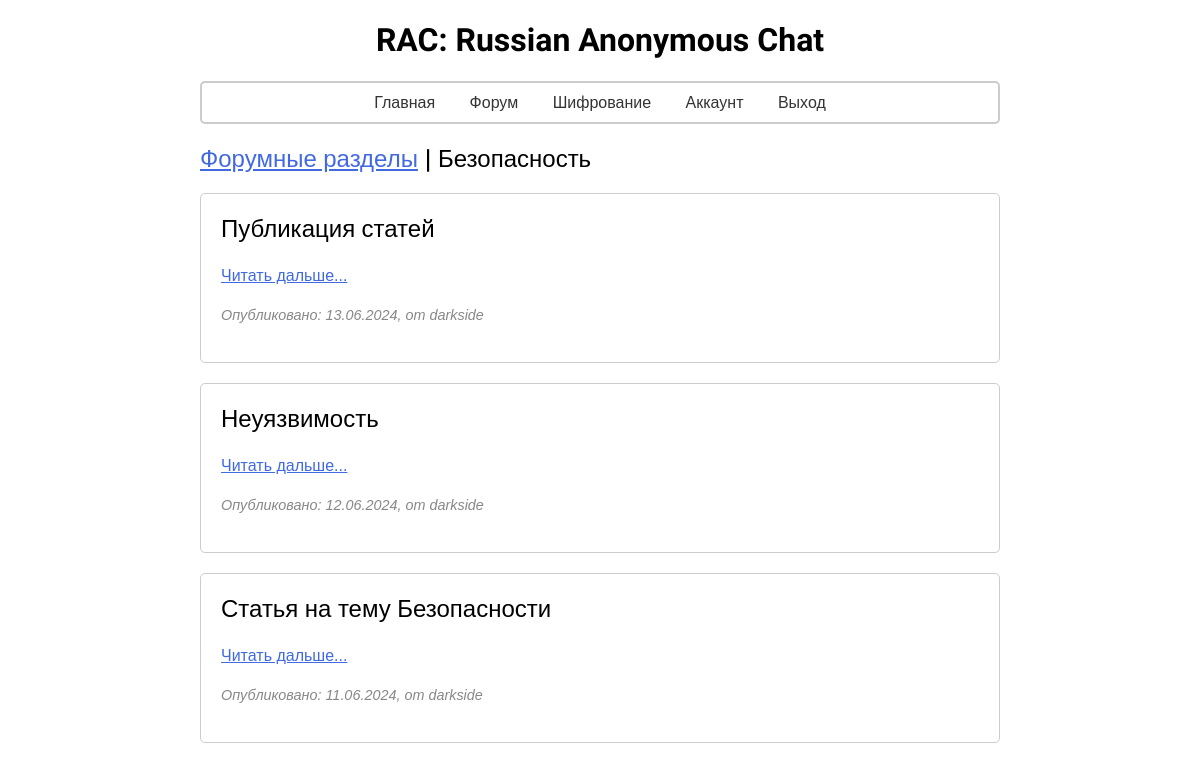
The page /forum/2 (signed in) on the database its author committed.
### manager/models.py (models this page shows)
class Category(db.Model):
    id = db.Column(db.Integer, primary_key=True)
    name = db.Column(db.String(100), unique=True, nullable=False)
    description = db.Column(db.String(100))

class Post(db.Model):
    id = db.Column(db.Integer, primary_key=True)
    title = db.Column(db.String(150))
    text = db.Column(db.Text)
    user_id = db.Column(db.Integer, db.ForeignKey('user.id'))
    date_post = db.Column(db.DateTime, default=datetime.now)
    category_id = db.Column(db.Integer, db.ForeignKey('category.id'), nullable=False, default=1)
    category = db.relationship('Category', backref=db.backref('posts', lazy=True))

class User(db.Model, UserMixin):
    id = db.Column(db.Integer, primary_key=True)
    login = db.Column(db.String(100), unique=True)
    password = db.Column(db.String(100))
    avatar = db.Column(db.String(120), default=None)
    posts = db.relationship("Post", backref="author")
    date_user = db.Column(db.DateTime, default=datetime.now)
    last_online = db.Column(db.DateTime, default=datetime.now)

### user/forum.py (the view)
@app.route("/forum/<int:forum_id>")
@login_required
def forum(forum_id):
    category = Category.query.get(forum_id)
    posts = Post.query.filter_by(category_id=forum_id).order_by(desc(Post.id)).all()
    return render_template('user/main/all_post.html', category=category, posts=posts)

### user/session.py (called while the page is built)
@login_manager.user_loader
def load_user(user_id):
    return User.query.get(int(user_id))

### app/templates/user/main/all_post.html (shortened to what this page needs)
<!DOCTYPE html>
<html lang="en">
<head>
    {% include "user/include/links.html" %}
    <link rel="stylesheet" href="{{ url_for('static', filename='user/index.css') }}">
</head>
<body>
    <h1 class="logo">RAC: Russian Anonymous Chat</h1>
    <div class="container">
        <div class="menu">
            {% include "user/include/menu.html" %}
        </div>
        <h2 class="title"><a href="{{ url_for("category") }}">Форумные разделы</a> | {{ category.name }}</h2>
        {% for ps in posts %}
        <div class="post">
            <h2 class="title">{{ ps.title }}</h2>
            <p><a href="post/{{ ps.id }}">Читать дальше...</a></p>
            <p class="time">Опубликовано: {{ ps.date_post.strftime('%d.%m.%Y') }}, от {{ ps.author.login }}</p>
        </div>
        {% endfor %}
    </div>
</body>
</html>

### app/static/user/index.css (style rules this page uses)
body { font-family: Arial, sans-serif; margin: 0; padding: 0; }
.container { max-width: 800px; margin: 20px auto; padding: 0 20px; }
.post { border: 1px solid #ccc; border-radius: 5px; margin-bottom: 20px; padding: 20px; }
.post h2 { font-size: 24px; margin-top: 0; }
.post p { font-size: 16px; line-height: 1.6; }
.post .time { color: #888; font-size: 0.9em; font-style: italic; }
.title { font-family: "Montserrat", sans-serif; font-optical-sizing: auto; font-weight: 500; font-style: normal; }
.menu { padding: 10px; border-radius: 5px; margin-bottom: 20px; border: 2px solid #ccc; }
.logo { text-align: center; font-family: "UnifrakturCook"; font-weight: 1000; font-style: normal; }
a { color: #4169E1; }

### rows shown on the page
Category: name "Безопасность"
Post: title "Публикация статей", date_post "13.06.2024", author.login "darkside"
Post: title "Неуязвимость", date_post "12.06.2024", author.login "darkside"
Post: title "Статья на тему Безопасности", date_post "11.06.2024", author.login "darkside"
